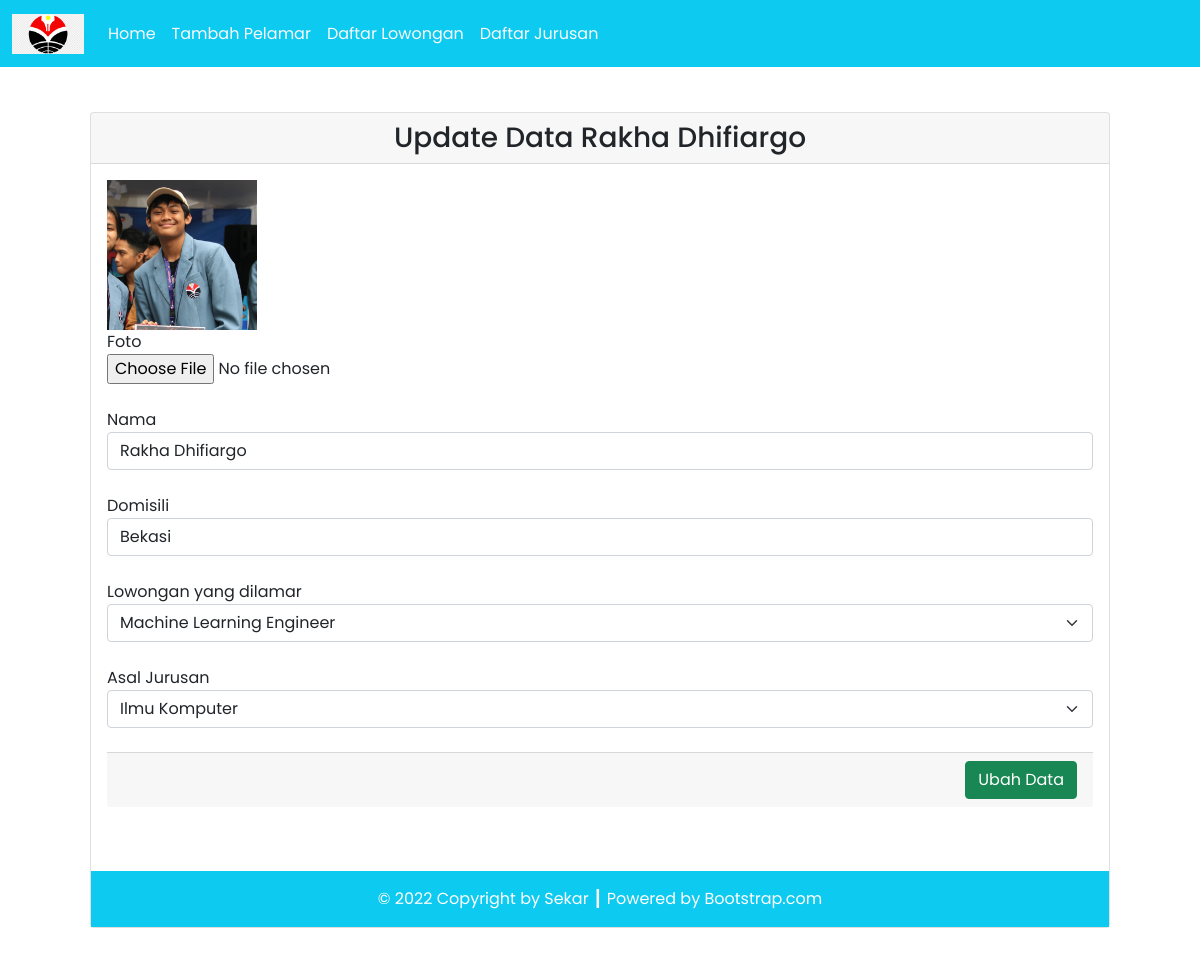
/source_code/update.php?id=1, run on the app's committed database.
### tables this page shows
CREATE TABLE `pelamar` (
  `id_pelamar` int(11) NOT NULL AUTO_INCREMENT,
  `nama` varchar(255) NOT NULL,
  `domisili` varchar(255) NOT NULL,
  `pasfoto` varchar(255) NOT NULL,
  `id_lowongan` int(11) NOT NULL,
  `id_jurusan` int(11) NOT NULL,
  PRIMARY KEY (`id_pelamar`)
);

### source_code/config/db.php (called while the page is built)
<?php
$DB_HOST = "localhost";
$DB_USERNAME = "root";
$DB_PASSWORD = "";
$DB_NAME = "db_lamaran";

### source_code/classes/DB.php (called while the page is built, shortened)
<?php
class DB
{
    private $hostname;
    private $username;
    private $password;
    private $dbname;
    private $conn;
    private $result;
    function __construct($hostname, $username, $password, $dbname)
    {
        $this->hostname = $hostname;
        $this->username = $username;
        $this->password = $password;
        $this->dbname = $dbname;
    }
    function open()
    {
        $this->conn = mysqli_connect($this->hostname, $this->username, $this->password, $this->dbname);
    }
    function execute($query)
    {
        $this->result = mysqli_query($this->conn, $query);
    }
    function getResult()
    {
        return mysqli_fetch_array($this->result);
    }
}

### source_code/classes/Pelamar.php (called while the page is built, shortened)
<?php
class Pelamar extends DB
{
    function getPelamarById($id)
    {
        $query = "SELECT * FROM pelamar JOIN lowongan ON pelamar.id_lowongan=lowongan.id_lowongan JOIN jurusan ON pelamar.id_jurusan=jurusan.id_jurusan WHERE id_pelamar=$id";
        return $this->execute($query);
    }
}

### source_code/classes/Lowongan.php (called while the page is built, shortened)
<?php
class Lowongan extends DB
{
    function getLowongan()
    {
        $query = "SELECT * FROM lowongan";
        return $this->execute($query);
    }
}

### source_code/classes/Jurusan.php (called while the page is built, shortened)
<?php
class Jurusan extends DB
{
    function getJurusan()
    {
        $query = "SELECT * FROM jurusan";
        return $this->execute($query);
    }
}

### source_code/update.php (the view, shortened to what this page needs)
<?php
include('config/db.php');
include('classes/DB.php');
include('classes/Jurusan.php');
include('classes/Lowongan.php');
include('classes/Pelamar.php');
$pelamar = new Pelamar($DB_HOST, $DB_USERNAME, $DB_PASSWORD, $DB_NAME);
$lowongan = new Lowongan($DB_HOST, $DB_USERNAME, $DB_PASSWORD, $DB_NAME);
$jurusan = new Jurusan($DB_HOST, $DB_USERNAME, $DB_PASSWORD, $DB_NAME);
$pelamar->open();
$lowongan->open();
$jurusan->open();
$data = nulL;
if (isset($_GET['id'])) {
    $id = $_GET['id'];
    if ($id > 0) {
        $pelamar->getPelamarById($id);
        $lowongan->getLowongan();
        $jurusan->getJurusan();
        $row = $pelamar->getResult();
        $data .= '<div class="card-header text-center">
        <h3 class="my-0">Update Data ' . $row['nama'] . '</h3>
        </div>
        <div class="card-body">
            <form method="post" action="detail.php?id=' . $id . '" enctype="multipart/form-data">
                <input type="hidden" name="id" value="' . $row['id_pelamar'] . '">
                <span>
                    <img src="assets/data_images/' . $row['pasfoto'] . '">
                </span>
                <div class="form-group">
                    <label for="foto">Foto</label>
                    <br>
                    <input type="file" class="form-control-file" id="foto" name="foto">
                </div>
                <br>
                <div class="form-group">
                <label for="nama">Nama</label>
                <input type="text" class="form-control" id="nama" name="nama" value="' . $row['nama'] . '" required>
                </div>
                <br>
                <div class="form-group">
                <label for="domisili">Domisili</label>
                <input type="text" class="form-control" id="domisili" name="domisili" value="' . $row['domisili'] . '" required>
                </div>
                <br>
                <div class="form-group">
                <label for="lowongan">Lowongan yang dilamar</label>
                <select class="form-select" name="lowongan">';
                while ($rowLowongan = $lowongan->getResult()) {
                    $data .= '<option value="' . $rowLowongan['id_lowongan'] . '"';
                    if ($rowLowongan['nama_lowongan'] == $row['nama_lowongan']) {
                        $data .= ' selected';
                    }
                    $data .= '>' . $rowLowongan['nama_lowongan'] . '</option>';
                }
                $data .= '</select>
                </div>
                <br>
                <div class="form-group">
                <label for="jurusan">Asal Jurusan</label>
                <select class="form-select" name="jurusan">';
                while ($rowJurusan = $jurusan->getResult()) {
                    $data .= '<option value="' . $rowJurusan['id_jurusan'] . '"';
                    if ($rowJurusan['nama_jurusan'] == $row['nama_jurusan']) {
                        $data .= ' selected';
                    }
                    $data .= '>' . $rowJurusan['nama_jurusan'] . '</option>';
                }
                $data .= '</select>
                </div>
                <br>
                <div class="card-footer text-end">
                    <a href="detail.php?id=' . $id . '"><button type="submit" name="submit" class="btn btn-success text-white">Ubah Data</button></a>
                </div>
            </form>
            <div>';
        }
    }

### data on the page
pelamar: nama "Rakha Dhifiargo", pasfoto (picture), domisili "Bekasi"

### other printed values
$this->content "Home Tambah Pelamar Daftar Lowongan Daftar Jurusan © 2022 Copyright by Sekar ┃ Powered by Bootstrap.com"
form field lowongan "Machine Learning Engineer"
form field jurusan "Ilmu Komputer"
